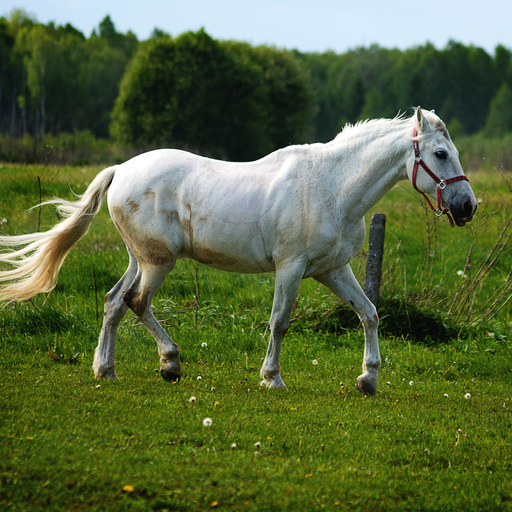
#> input picture help_code/InstantStyle-Plus/data/content/0.jpg, 512 x 512 px
$ python -i detail_check.py   (imports and definitions only)
#> lines starting #> are read from the running program, lines starting #| are printed output that depends on the picture
"""干预有没有让画面变糊 —— 用频谱能量测，不需要真图参考集。

为什么需要它：CLIP score 在 4096² 上与质量无关，实测三个退化档
    双三次 1024->4096  -0.26%
    高斯模糊 r=8       **+1.18%**（糊了反而涨）
    JPEG q=15          -0.93%
模糊半径 8 px 缩到 320² 只剩 0.6 px，根本没进视觉塔。所以 ±1% 是噪声，
我们的 +0.02% 只能说"语义没变"，细节这件事 CLIP 给不了任何信息。

正规做法是 FID_c（每张图裁 10 个原分辨率 patch 再算），但它要真图参考集，
服务器下不到。频谱能量不需要参考集，而且**正好在这条线的语言里** ——
ScaleDiff 的 LFM 本身就是低通/高通混合，LSRNA 的论据也是频域的。

三个量，都在原分辨率上算，不缩放：
    lapvar   拉普拉斯方差，锐度的常用代理
    hf       径向平均功率谱里 [0.5, 1.0] 归一化频段的能量占比
    hf_hi    同上，[0.75, 1.0]（更靠近奈奎斯特，对平滑化更敏感）

**阳性对照是必须的**：双三次上采样的这三个量必须明显更低，
否则这把尺子和 CLIP 一样废，它给出的"没变糊"就不能信。

    python scalediff_probe/detail_check.py
    python scalediff_probe/detail_check.py --crop 1024   # 只在中心裁块上算，快
"""

import argparse
import json
import os
import sys
from pathlib import Path

import numpy as np
from PIL import Image


def lapvar(g):
    """拉普拉斯方差。g 是 float32 灰度 [0,1]。"""
    k = np.array([[0, 1, 0], [1, -4, 1], [0, 1, 0]], np.float32)
    a = np.stack([g[:-2, 1:-1], g[2:, 1:-1], g[1:-1, :-2], g[1:-1, 2:]])
    lap = a.sum(0) - 4 * g[1:-1, 1:-1]
    return float(lap.var())


def hf_ratio(g, lo, hi):
    """径向平均功率谱里 [lo, hi] 归一化频段的能量占比。"""
    F = np.fft.fftshift(np.abs(np.fft.fft2(g - g.mean())) ** 2)
    h, w = F.shape
    yy, xx = np.mgrid[0:h, 0:w]
    r = np.sqrt(((yy - h / 2) / (h / 2)) ** 2 + ((xx - w / 2) / (w / 2)) ** 2)
    tot = F.sum()
    return float(F[(r >= lo) & (r < hi)].sum() / max(tot, 1e-12))


def metrics(im, crop=0):
    if crop:
        w, h = im.size
        x, y = (w - crop) // 2, (h - crop) // 2
        im = im.crop((x, y, x + crop, y + crop))
    g = np.asarray(im.convert("L"), np.float32) / 255.0
    return lapvar(g), hf_ratio(g, 0.5, 1.0), hf_ratio(g, 0.75, 1.0)


# [80 lines left out: function main, not called in this run]


# [2 lines not run here, left out]

>>> from PIL import Image
>>> picture = Image.open('../help_code/InstantStyle-Plus/data/content/0.jpg')
#> picture is the input picture: PIL image 512x512 RGB; mean R, G, B 89.6, 105.1, 62
>>> result = metrics(picture)
#> in metrics, `g = np.asarray(im.convert("L"), np.float32) / 255.0`:
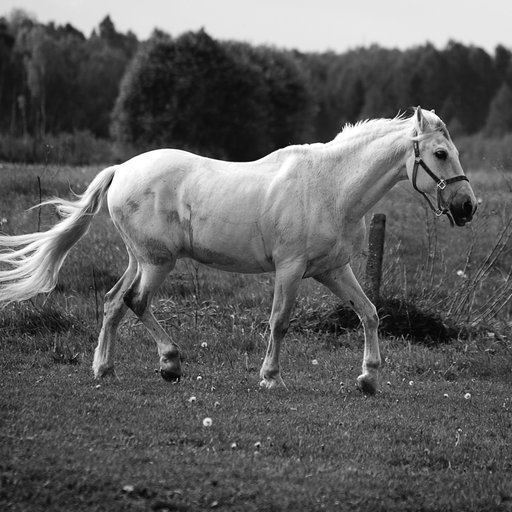
#> g: shape (512, 512) float32; min 0, max 1, mean 0.375
#> in lapvar, `lap = a.sum(0) - 4 * g[1:-1, 1:-1]`:
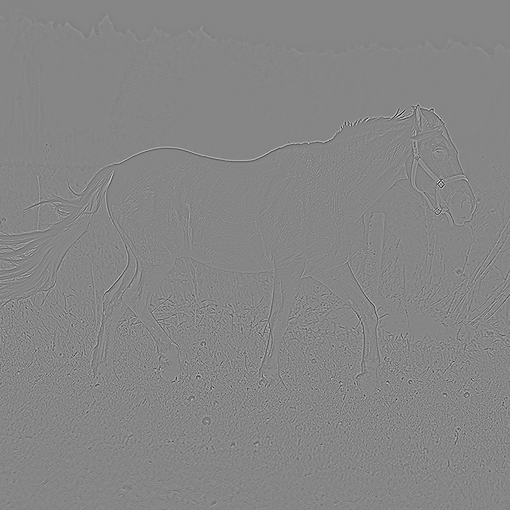
#> lap: shape (510, 510) float32; min -2.06, max 1.85, mean 1.96e-05; drawn with min black and max white
#> in hf_ratio, `tot = F.sum()`: tot = 3.76e+09
#> result = (0.0186, 0.0225, 0.0072)

$ run again, on help_code/InstantStyle-Plus/data/content/12.jpg
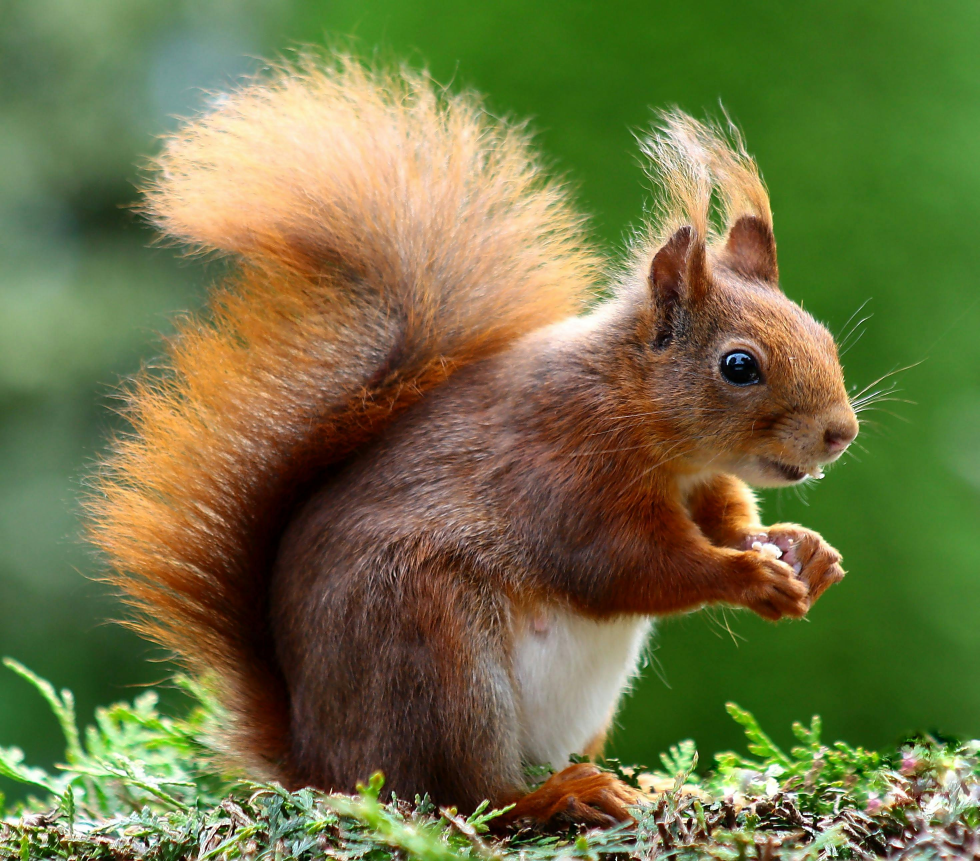
#> input picture help_code/InstantStyle-Plus/data/content/12.jpg, 2939 x 2583 px (shown at 1/3 size)
#> picture is the input picture: PIL image 2939x2583 RGB; mean R, G, B 112.6, 115.2, 67.8
#> in metrics, `g = np.asarray(im.convert("L"), np.float32) / 255.0`:
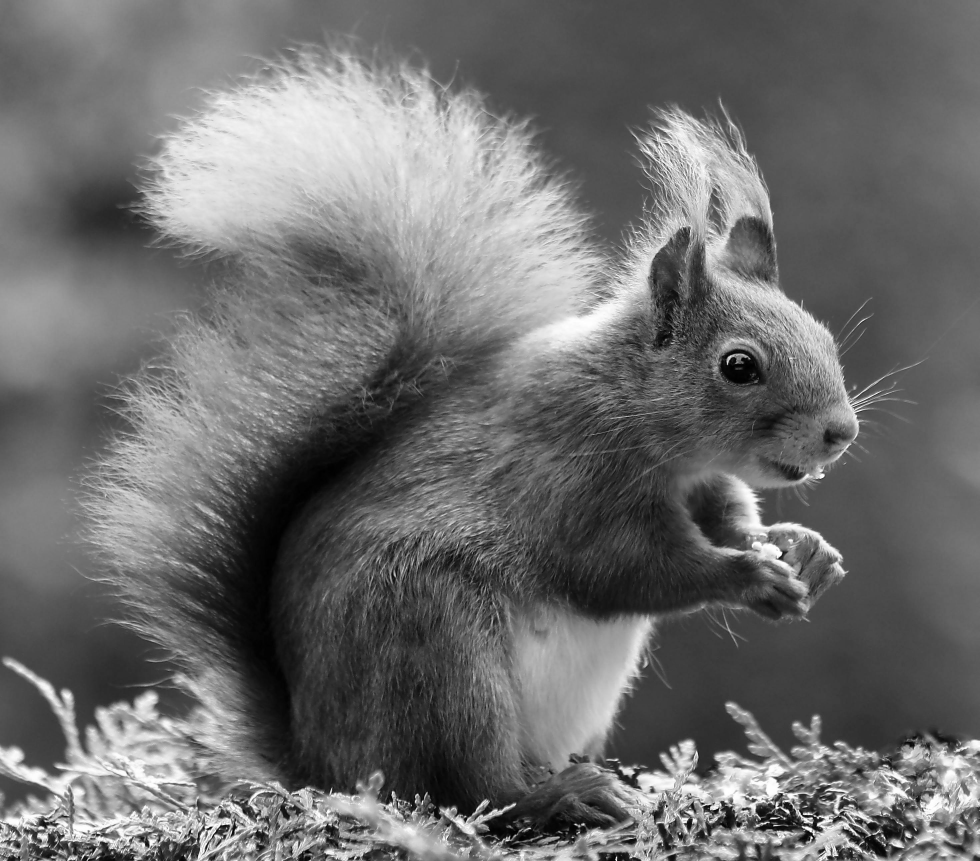
#> g: shape (2583, 2939) float32 (shown at 1/3 size); min 0, max 1, mean 0.427
#> in lapvar, `lap = a.sum(0) - 4 * g[1:-1, 1:-1]`:
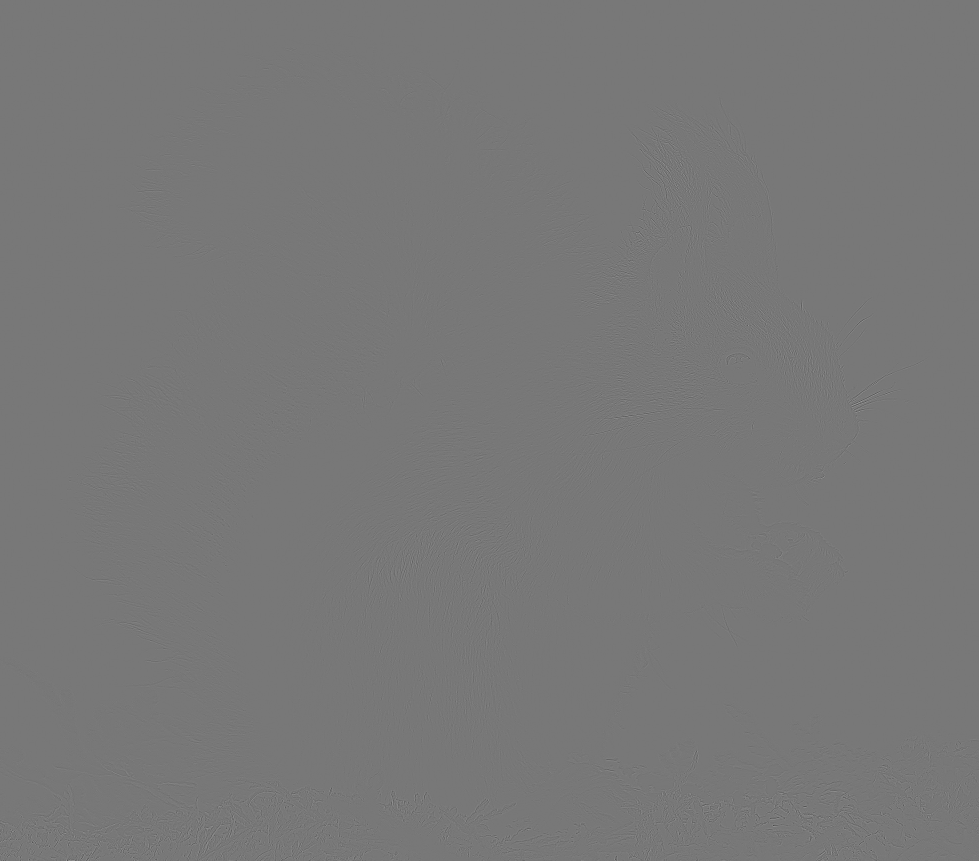
#> lap: shape (2581, 2937) float32 (shown at 1/3 size); min -1.31, max 1.47, mean 6.98e-07; drawn with min black and max white
#> tot = 2.58e+12
#> result = (0.00241, 0.00306, 0.000642)

$ run again, on help_code/InstantStyle-Plus/data/content/13.jpg
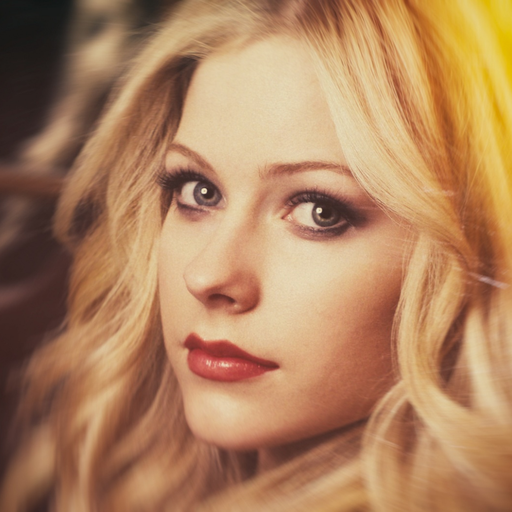
#> input picture help_code/InstantStyle-Plus/data/content/13.jpg, 512 x 512 px
#> picture is the input picture: PIL image 512x512 RGB; mean R, G, B 174.6, 130.7, 94.3
#> in metrics, `g = np.asarray(im.convert("L"), np.float32) / 255.0`:
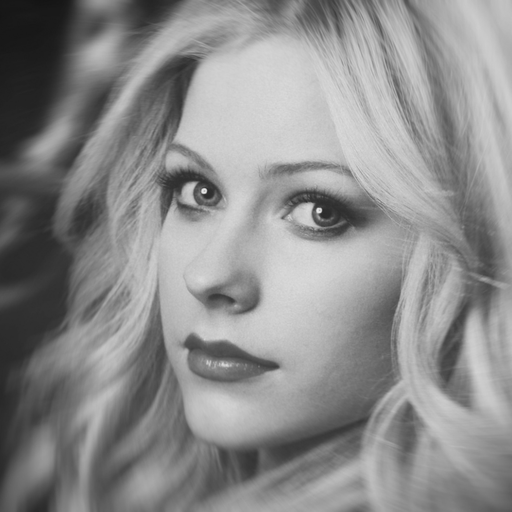
#> g: shape (512, 512) float32; min 0.0784, max 0.914, mean 0.548
#> in lapvar, `lap = a.sum(0) - 4 * g[1:-1, 1:-1]`:
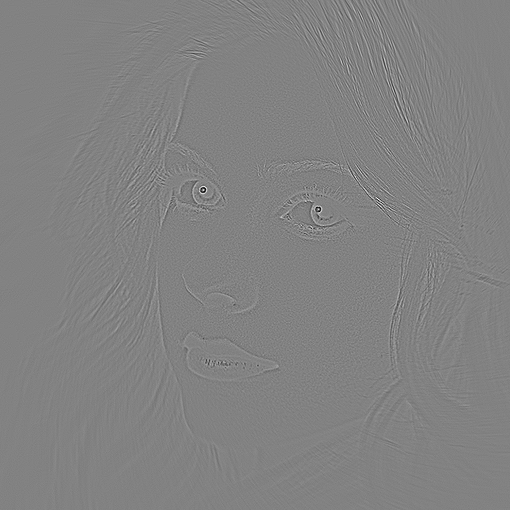
#> lap: shape (510, 510) float32; min -0.647, max 0.62, mean -8.88e-06; drawn with min black and max white
#> tot = 2.52e+09
#> result = (0.00116, 0.00423, 0.00147)
